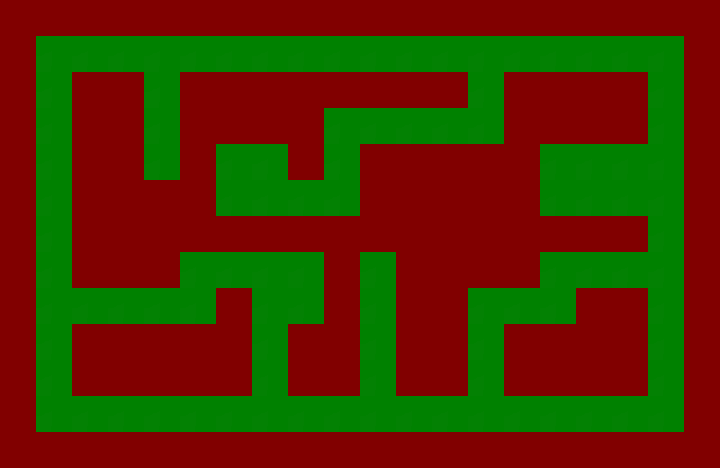

Below is a game level as drawn by its tile map, then a one-line description and the .tmx that defines it (tile-layer data replaced by summaries):
An orthogonal 20x13 tile map with 36x36 px tiles, 1 tile layer (mask).

<map version="1.0" orientation="orthogonal" width="20" height="13" tilewidth="36" tileheight="36">
 <tileset firstgid="1" name="map" tilewidth="36" tileheight="36">
  <image source="../images/mask.png" width="72" height="36" />
 </tileset>
 <layer name="mask" width="20" height="13">
  <data>[260 cells, 260 non-empty, 2 distinct tile ids]</data>
 </layer>
</map>
